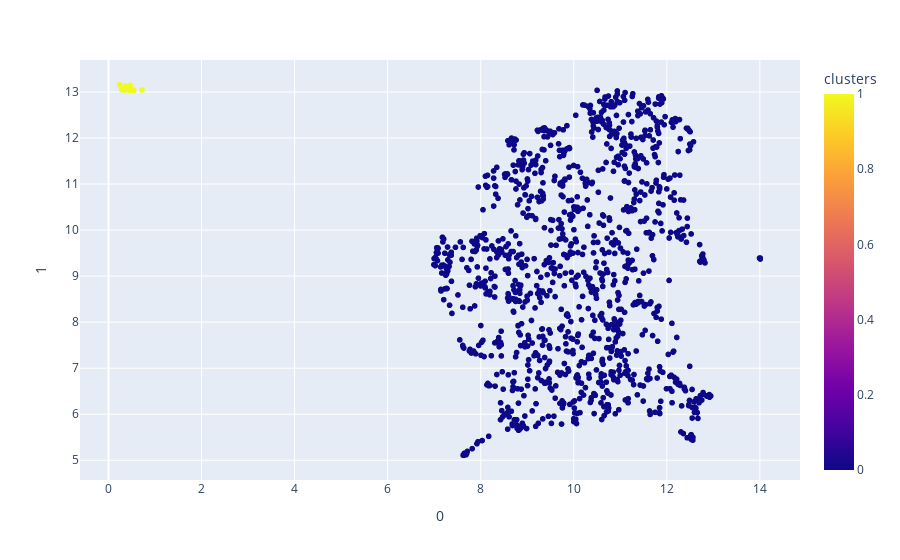

Notebook cell for this chart:
### Code cell
#Cluster PCA in 50 dimensions
pca = PCA(n_components=50)
pca_array = pca.fit_transform(cheese_df[feature_list])
pca_df = pd.DataFrame(pca_array)

hdb = HDBSCAN(min_cluster_size=3)
hdb.fit(pca_df)
umapReducer = umap.UMAP(n_components=2)
umap_pca_df = pd.DataFrame(umapReducer.fit_transform(pca_df[pca_df.columns]))
umap_pca_df = pd.concat([umap_pca_df, df], axis=1)
umap_pca_df
umap_pca_df['clusters'] = hdb.labels_
fig = px.scatter(umap_pca_df, x=0, y=1, color='clusters', hover_name='cheese', hover_data=['color', 'country', 'aroma', 'rind', 'texture', 'milk', 'vegan', 'clusters'])
fig.show()

### Figure 1 — Plotly figure (JSON) as saved in the notebook; plotly's stock layout.template omitted (floating-point values rounded to 4 significant figures; data arrays with more than 128 entries replaced by an {"elided": "..."} marker saying what was removed)
{"data": [{"customdata": {"elided": "1187x8 mixed values"}, "hovertemplate": "<b>%{hovertext}</b><br><br>0=%{x}<br>1=%{y}<br>color=%{customdata[0]}<br>country=%{customdata[1]}<br>aroma=%{customdata[2]}<br>rind=%{customdata[3]}<br>texture=%{customdata[4]}<br>milk=%{customdata[5]}<br>vegan=%{customdata[6]}<br>clusters=%{marker.color}<extra></extra>", "hovertext": {"elided": "1187 str values"}, "legendgroup": "", "marker": {"color": {"elided": "1187 int values"}, "coloraxis": "coloraxis", "symbol": "circle"}, "mode": "markers", "name": "", "showlegend": false, "type": "scattergl", "x": {"elided": "1187 float values"}, "xaxis": "x", "y": {"elided": "1187 float values"}, "yaxis": "y"}], "layout": {"coloraxis": {"colorbar": {"title": {"text": "clusters"}}, "colorscale": [[0, "#0d0887"], [0.1111, "#46039f"], [0.2222, "#7201a8"], [0.3333, "#9c179e"], [0.4444, "#bd3786"], [0.5556, "#d8576b"], [0.6667, "#ed7953"], [0.7778, "#fb9f3a"], [0.8889, "#fdca26"], [1, "#f0f921"]]}, "legend": {"tracegroupgap": 0}, "margin": {"t": 60}, "xaxis": {"anchor": "y", "domain": [0, 1], "title": {"text": "0"}}, "yaxis": {"anchor": "x", "domain": [0, 1], "title": {"text": "1"}}}}
